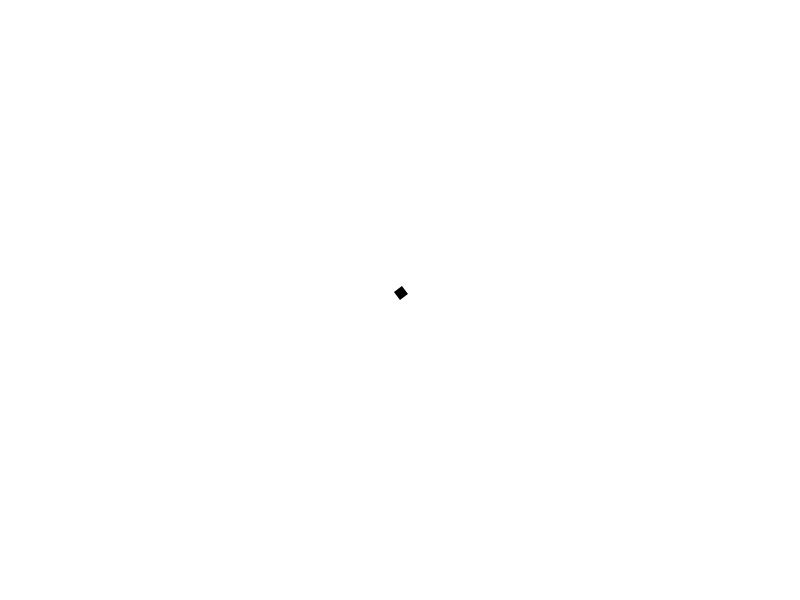
Frame 1 (no input)
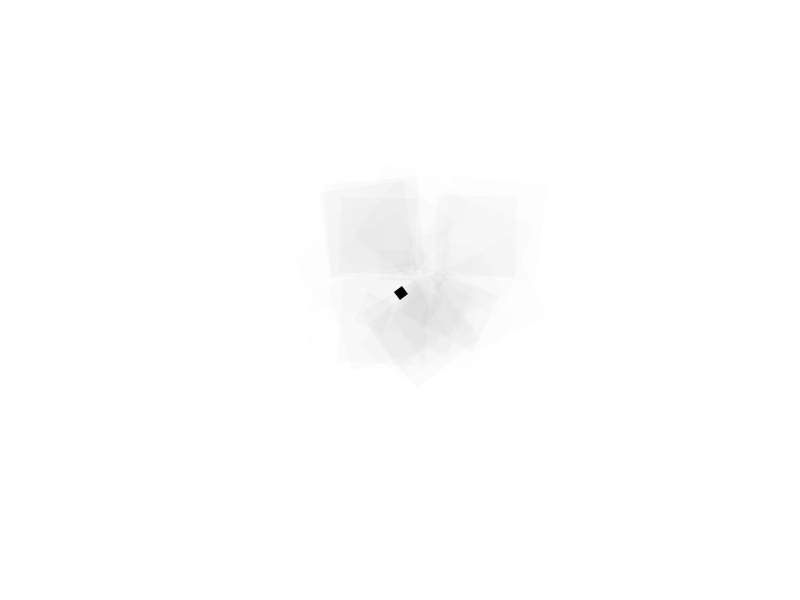
Frame 60 (the mouse pressed at the canvas centre just before this capture)
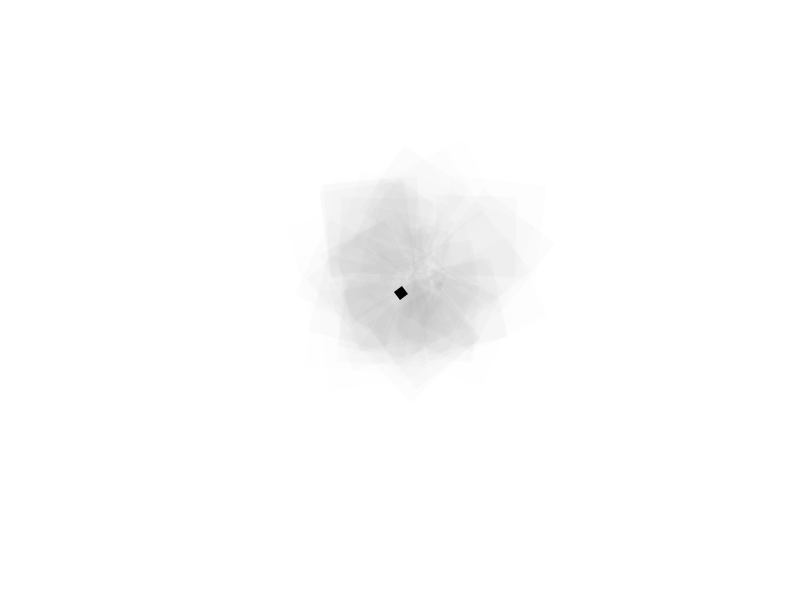
Frame 120 (the mouse held since frame 60 and released just before this capture)

The Processing sketch that drew these frames (run headless with seeded random() and noise(); from frame 60 on, the mouse is pressed at the canvas centre):

// Processing sketch: processing_116341
// ── processing_116341.pde

Walker w;

void setup() {
  size(800,600);
  w = new Walker();
  background(255);
  noStroke();  
}

void draw() {
  w.display();
  w.step();
}

class Walker {
 
  int x =  width/2;
  int y = height/2;
  int size = 10;
  int alpha = 255;
  
 void display() {
   pushMatrix();
     translate(x, y);
     rotate( random(0,TWO_PI) );
      fill(0,alpha);
      rect(0,0, size, size);
   popMatrix();
 } 
 
 void step() {
    int xchoice = int(random(3))-1;
    int ychoice = int(random(3))-1;
    x += xchoice*5;
    y += ychoice*5;
    size = (int)random(10,100);
    alpha = (int)random(0,5);
    if( x > width )
      x = 0;
    else if( x<0)
      x = width;
    if ( y > height )
      y = 0;
    else if ( y<0 )
      y = height;
  }
 
}
